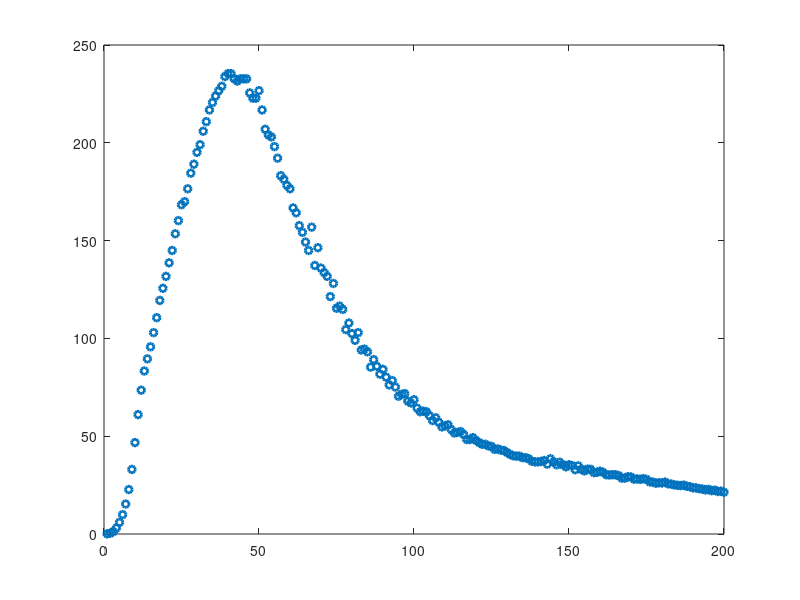

Source code (MATLAB): (Note: this script raises an error after producing the figure.)
addpath('../../scripts/octave');
destdir = "../../../latex/images";
relImgDir = "images";

clf; hold on;

b = load("rad0.0001.csv");
nbox = b(:,1);
ips = b(:,2);
plot(nbox, ips, "ok");

b = load("rad0.01.csv");
nbox = b(:,1);
ips = b(:,2);
plot(nbox, ips, "ob");

b = load("rad0.1.csv");
nbox = b(:,1);
ips = b(:,2);
plot(nbox, ips, "og");

b = load("rad0.5.csv");
nbox = b(:,1);
ips = b(:,2);
plot(nbox, ips, "or");




clf;

b = load("rad0.1.csv");
nbox = b(:,1);
ips = b(:,2);
h = plot(nbox, ips, "o");
set(h, "linewidth", 2, "markersize", 5);

name='fixedPartnum';
ylabrule='0.3cm';
xlab='Number of boxes in each dimension';
ylab='Iterations per second';
width='700';
height='500';
makeGraph(name,destdir,relImgDir,xlab,ylab,ylabrule,width,height);


hold off;
